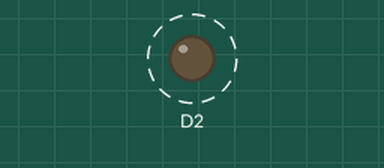
This sketch was run on a simulated ESP8266 (NodeMCU). Shown: output pins drawn as LEDs (lit = HIGH). Dashed ring = blinking.

Above: at 0.5 s.
Timing chart, 0 to 4.6 s (numbered marks = the images above):
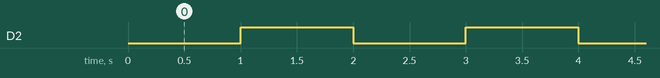

The sketch:

sketch_aug16c.ino
```cpp
void setup() {
  // put your setup code here, to run once:
  pinMode(D2,OUTPUT);

}

void loop() {
  //put your main code here, to run repeatedly:
  digitalWrite(LED_BUILTIN,HIGH);
  delay(1000);
  digitalWrite(LED_BUILTIN,LOW);
  digitalWrite(D2,HIGH);
  delay(1000);
  digitalWrite(D2,LOW);

}
```

Measured:
- by itself, D2: alternates HIGH for 1.0 s and LOW for 1.0 s
